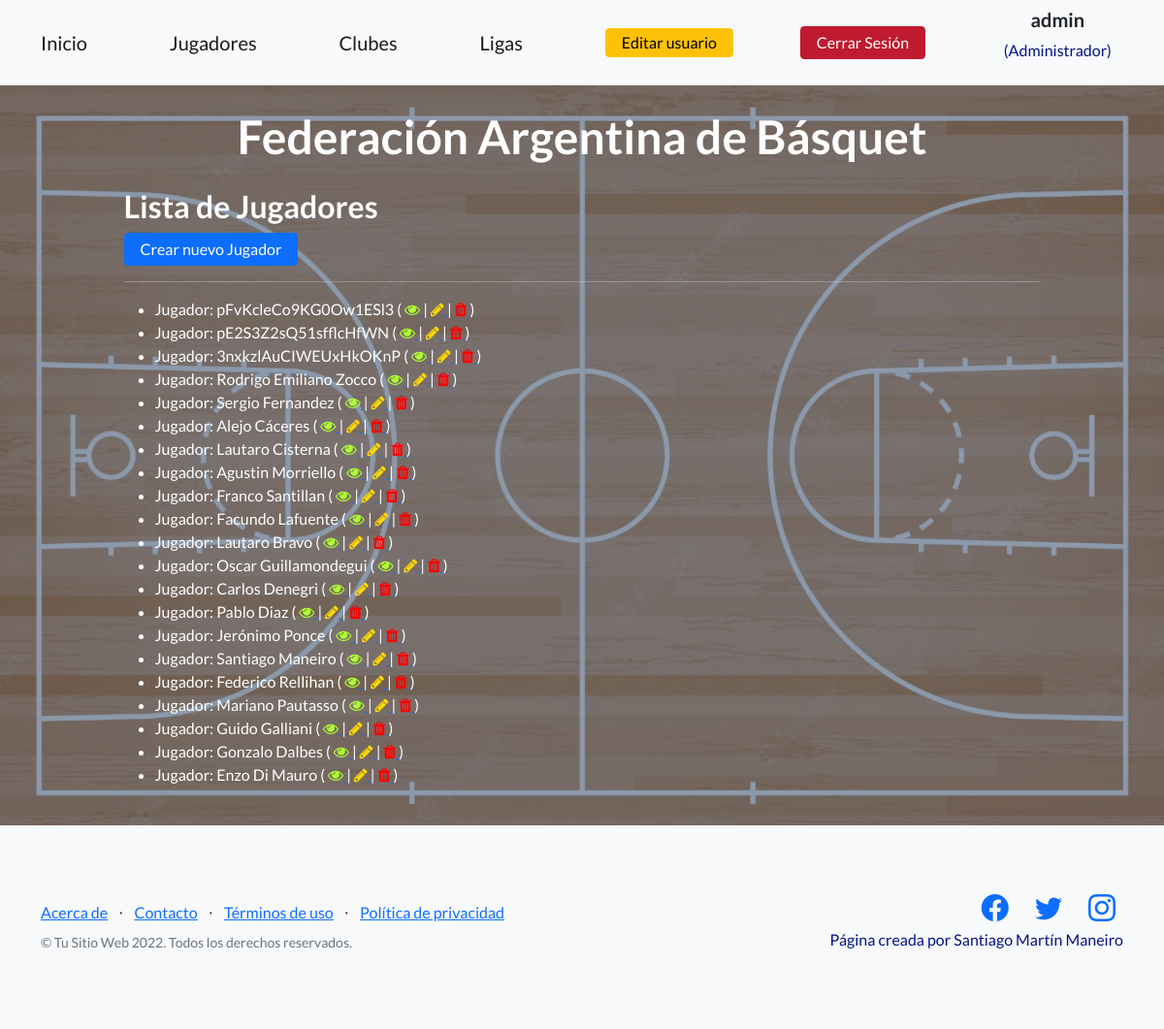
The app's page /jugadores/ (signed in) with its own data.
### jugadores/models.py (models this page shows)
class Jugadores(models.Model):
    nombre = models.CharField(max_length=40)
    equipo = models.CharField(max_length=30)
    fecha_nacimiento = models.DateField()
    descripcion = models.TextField(blank = True, null=True)
    def __str__(self):
        return f'Jugador: {self.nombre}'

### jugadores/views.py (the view)
# urls.py: path('', views.JugadoresListView.as_view(), name='jugadores-list'),
class JugadoresListView(ListView):
    model = Jugadores
    template_name = "jugadores_list.html"

### jugadores/templates/jugadores_list.html (shortened to what this page needs)
{% extends "index.html" %}
{% load static %}
{% block ProjectManeiro_content %}
{% if user.is_authenticated %}
<h2>Lista de Jugadores</h2>
<a class="btn btn-azul" href="{% url 'jugadores:jugadores-add' %}">Crear nuevo Jugador</a>
{% endif %}
<hr></hr>
<ul>{% if user.is_authenticated %}
    {% for jugadores in jugadores_list %}
    <li>
        {{jugadores}}
        (
            <a href="{% url 'jugadores:jugadores-detail' jugadores.id %}">
                <i class="fa fa-eye" style="color:greenyellow"> </i>
            </a>
        |
        <a href="{% url 'jugadores:jugadores-update' jugadores.id %}">
            <i class="fa fa-pencil" style="color:gold"> </i>
        </a>
        |
        <a href="{% url 'jugadores:jugadores-delete' jugadores.id %}">
            <i class="fa fa-trash" style="color:red"> </i>
        </a>
        )
    </li>
    {% endfor %}
    {% endif %}
</ul>
{% endblock %}

### home/templates/index.html (shortened to what this page needs)
<!DOCTYPE html>
<html lang="en">
    <head>
        {% load static %}
        <link href="https://cdn.jsdelivr.net/npm/bootstrap-icons@1.5.0/font/bootstrap-icons.css" rel="stylesheet" type="text/css" />
        <link href="{% static 'home/css/styles.css' %}" rel="stylesheet" />
        <link rel="stylesheet" href="https://cdnjs.cloudflare.com/ajax/libs/font-awesome/4.7.0/css/font-awesome.min.css">
    </head>
    <body>
        <nav class="navbar navbar-light bg-light static-top">
            <div class="container">
                <a class="navbar-brand" href="{% url 'home:main' %}">Inicio</a>
                <a class="navbar-brand" href="{% url 'jugadores:jugadores-list' %}">Jugadores</a>
                <a class="navbar-brand" href="{% url 'clubes:clubes-list' %}">Clubes</a>
                <a class="navbar-brand" href="{% url 'ligas:ligas-list' %}">Ligas</a>
                {% if user.is_authenticated %}
                <a class="btn2 btn-warning" href="{% url 'user:user-update' %}">Editar usuario</a>
                <a class="btn btn-primary" href="{% url 'user:user-logout' %}">Cerrar Sesión</a>
                {% else %}
                <a class="btn btn-azul" href="{% url 'user:user-login' %}">Iniciar Sesión</a>
                {% endif %}
                {% if user.is_authenticated %}
                <div class="text-center">
                    <h5>{{ user.username }}</h5>
                        <div class="container">
                        {% if user.is_superuser %}
                        <h7><p style="color: rgb(0, 20, 131)" >(Administrador)</p></h7>
                        {% else %}
                        <h7><p style="color: rgb(0, 20, 131)" >(No eres Administrador)</p></h7>
                        {%endif%}
                        </div>
                {% endif %}
            </div>
        </nav>
        <header class="masthead">
            <div class="container position-relative">
                <div class="row justify-content-center">
                    <div class="col-xl-6">
                        <div class="text-center text-white">
                            <h1 class="mb-5">Federación Argentina de Básquet</h1>
                            <div class="text-lg-start text-white">
                                {% block ProjectManeiro_content %}
                                {% endblock %}
                            </div>
                        </div>
                    </div>
                </div>
            </div>
        </header>
        <footer class="footer bg-light">
            <div class="container">
                <div class="row">
                    <div class="col-lg-6 h-100 text-center text-lg-start my-auto">
                        <ul class="list-inline mb-2">
                            <li class="list-inline-item"><a href="{% url 'home:acerca-de' %}">Acerca de</a></li>
                            <li class="list-inline-item">⋅</li>
                            <li class="list-inline-item"><a href="{% url 'home:contacto' %}">Contacto</a></li>
                            <li class="list-inline-item">⋅</li>
                            <li class="list-inline-item"><a href="#!">Términos de uso</a></li>
                            <li class="list-inline-item">⋅</li>
                            <li class="list-inline-item"><a href="#!">Política de privacidad</a></li>
                        </ul>
                        <p class="text-muted small mb-4 mb-lg-0">&copy; Tu Sitio Web 2022. Todos los derechos reservados.</p>
                    </div>
                    <div class="col-lg-6 h-100 text-center text-lg-end my-auto">
                        <ul class="list-inline mb-0">
                            <li class="list-inline-item me-4">
                                <a href="http://facebook.com/saantiago.martin/"><i class="bi-facebook fs-3"></i></a>
                            </li>
                            <li class="list-inline-item me-4">
                                <a href="http://twitter.com/SantiiManeiro"><i class="bi-twitter fs-3"></i></a>
                            </li>
                            <li class="list-inline-item">
                                <a href="http://instagram.com/santimaneiro/"><i class="bi-instagram fs-3"></i></a>
                            </li>
                            <h7><p style="color: rgb(0, 20, 131)" >Página creada por Santiago Martín Maneiro</p></h7>
                        </ul>
                    </div>
                </div>
            </div>
        </footer>
    </body>
</html>

### records on screen
Jugadores: nombre "Jugador: pFvKcleCo9KG0Ow1ESl3"
Jugadores: nombre "Jugador: pE2S3Z2sQ51sfflcHfWN"
Jugadores: nombre "Jugador: 3nxkzlAuCIWEUxHkOKnP"
Jugadores: nombre "Jugador: Rodrigo Emiliano Zocco"
Jugadores: nombre "Jugador: Sergio Fernandez"
Jugadores: nombre "Jugador: Alejo Cáceres"
Jugadores: nombre "Jugador: Lautaro Cisterna"
Jugadores: nombre "Jugador: Agustin Morriello"
Jugadores: nombre "Jugador: Franco Santillan"
Jugadores: nombre "Jugador: Facundo Lafuente"
Jugadores: nombre "Jugador: Lautaro Bravo"
Jugadores: nombre "Jugador: Oscar Guillamondegui"
Jugadores: nombre "Jugador: Carlos Denegri"
Jugadores: nombre "Jugador: Pablo Diaz"
Jugadores: nombre "Jugador: Jerónimo Ponce"
Jugadores: nombre "Jugador: Santiago Maneiro"
Jugadores: nombre "Jugador: Federico Rellihan"
Jugadores: nombre "Jugador: Mariano Pautasso"
Jugadores: nombre "Jugador: Guido Galliani"
Jugadores: nombre "Jugador: Gonzalo Dalbes"
Jugadores: nombre "Jugador: Enzo Di Mauro"

### other values on screen
{{ user.username }} "admin"
